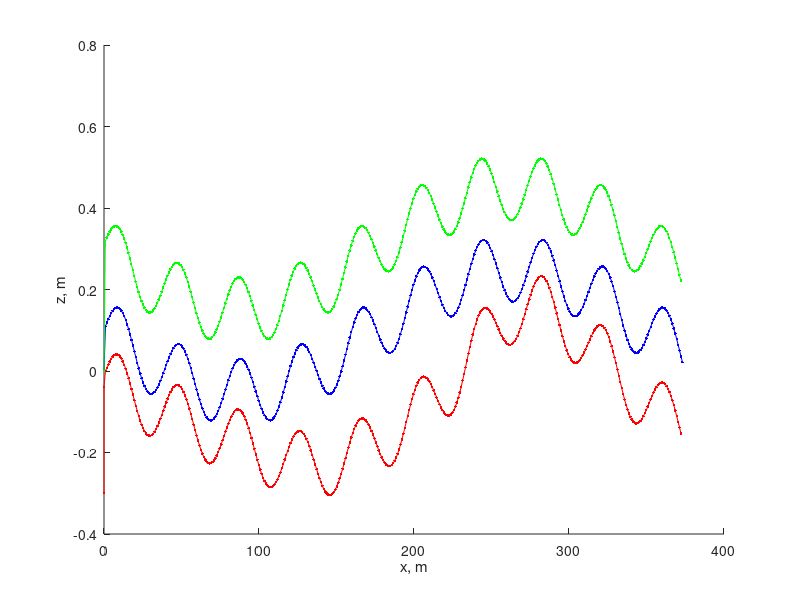

Recreate this plot in MATLAB.
function main()
%% Extended Kalman Filter Simulation
clear all; close all;
clc
%% system model
F = [1 0 0;
    0 0 0;
    0 0 0];

H = [1 0 0; 0 1 0; 0 0 1];

offset = -0.15;
roller = 0.08; % Wheel axis offset and roller error
u = 0.833; % feedrate
T = 1;
one_rotation_dis = 314.159;
w = (2*pi*u)/one_rotation_dis;
%% Initial Conditions
xTrue(:,1) = [0;0;0]; % true initial state
xEst(:,1) = [0;-0.3;0]; % estimation state
xPred = [0;0;0]; %initial posteriori estimation
nx = length(xPred(:,1)); % number of state
Pp = eye(nx); % guess of initial error covariance
sigma_Pp(:,1) = sqrt(diag(Pp));

z(:,1) = [0; 0; 0]; 
zPred(:,1) =[0; 0; 0];

%% Noise
sigma_w = [0.1 0.1 0.1]'; % system noise (std of x, z, vel)
sigma_v = [0, 0.3, 0.3]'; % measurement noise 
Q = diag(sigma_w.^2);
R = diag(sigma_v.^2);

t = 0:T:400;
%% KF Routine
for i = 1:length(t)-1
    %% time varying system
    B = [1*u; offset*sin(w*i) + roller*sin(9*w*i); u];
    %% True dynamics
    xTrue(:,i+1) = F*xTrue(:,i) + B + sigma_w;
    %% Time update
    %% Prediction of state
    xPred = F*xEst(:,i)+B;
    jF = jaco_f(xEst(:,i), u, i, offset, roller);
    %% Prediction of covariance
    PPred = jF*Pp*jF'+Q
    %% Measurement generation
    %% input noise and measurement update
    ud = u + Q * randn(1,1);
    z(:,i+1) = H*xTrue(:,i);
    %% Compute jacobian
    jH = jaco_h()
    zPred(:,i+1) = observation_model(xPred)+ sigma_v;
    y = z(:,i+1)-zPred(:,i+1);
    %% Innovation Covariance
    S = jH*PPred*jH'+R;
    %% Kalman gain
    K = PPred*jH'*inv(S);
    %% State update
    xEst(:,i+1) = xPred + K*y
    %% Covariance update
    length(xEst(:,i+1))
    Pp = (eye(length(xEst(:,i+1)))-K*jH)*PPred
end
figure; clf; hold on;
plot(xTrue(1,:),xTrue(2,:),'.-b');    
plot(xEst(1,:),xEst(2,:),'.-r');    
plot(zPred(1,:),zPred(2,:),'.-g');    
xlabel('x, m'); ylabel('z, m')
end
%% Plot: position estimate x_1

function x = motion_model(x,u,time, offset, roller)
one_rotation_dis = 314.159;
F = [1.0 0 0;
    0 0 0;
    0 0 0];
w = (2*pi*u)/one_rotation_dis;
B = [1*u; offset*sin(w*time) + roller*sin(9*w*time); u];
x = F*x + B;
end

%% partial_h/partial_X: Jacobian of measurement eq
function z = observation_model(x)
H = [1 0 0; 0 1 0; 0 0 1];
z = H*x;
end

function jf = jaco_f(x, u, time, offset, roller)
one_rotation_dis = 314.159;
u = x(3);
w = 2*pi*u/one_rotation_dis;
jf = [ 1.0, 0.0, 1;
    0 0 (2*pi*time/one_rotation_dis)*cos(w*time)+(u*roller/9/offset)*cos(u/9/offset);
    0 0 1];
end

function jh = jaco_h()
jh = [ 1, 0, 0;
    0 1 0;
    0 0 1];
end